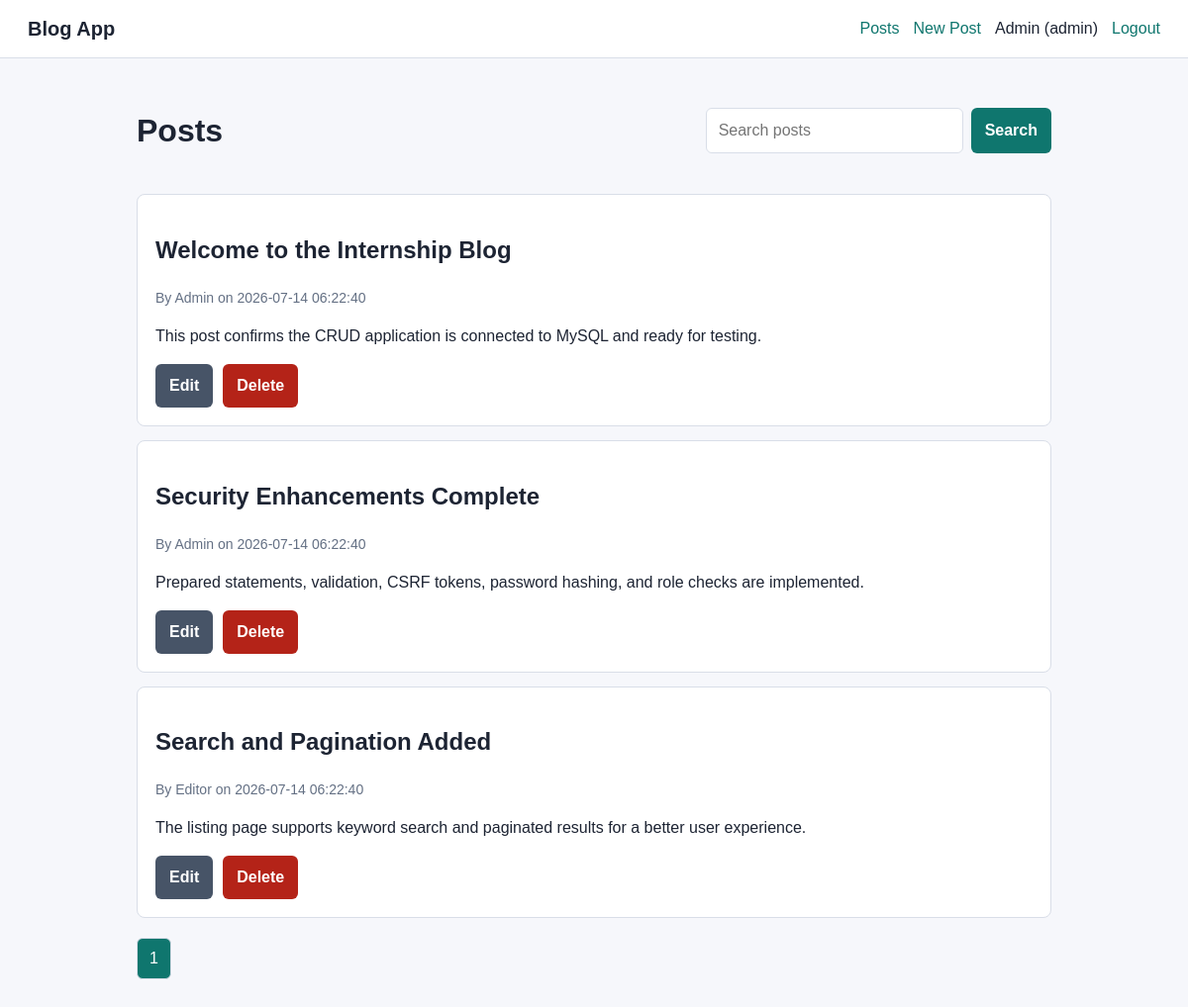
/index.php (signed in), run on the app's committed database.
### tables this page shows
CREATE TABLE posts (
  id INT AUTO_INCREMENT PRIMARY KEY,
  user_id INT NOT NULL,
  title VARCHAR(180) NOT NULL,
  content TEXT NOT NULL,
  created_at TIMESTAMP DEFAULT CURRENT_TIMESTAMP,
  updated_at TIMESTAMP NULL DEFAULT NULL ON UPDATE CURRENT_TIMESTAMP,
  CONSTRAINT fk_posts_users FOREIGN KEY (user_id) REFERENCES users(id) ON DELETE CASCADE
);

CREATE TABLE users (
  id INT AUTO_INCREMENT PRIMARY KEY,
  username VARCHAR(80) NOT NULL UNIQUE,
  email VARCHAR(150) NOT NULL UNIQUE,
  password VARCHAR(255) NOT NULL,
  role ENUM('admin', 'editor', 'user') NOT NULL DEFAULT 'user',
  created_at TIMESTAMP DEFAULT CURRENT_TIMESTAMP
);

### app/helpers.php (called while the page is built, shortened)
<?php
function e(?string $value): string
{
    return htmlspecialchars((string) $value, ENT_QUOTES, 'UTF-8');
}
function current_user(): ?array
{
    return $_SESSION['user'] ?? null;
}
function can_manage_post(array $post): bool
{
    $user = current_user();
    return $user['role'] === 'admin' || (int) $post['user_id'] === (int) $user['id'];
}

### config/database.php (called while the page is built, shortened)
<?php
function db(): PDO
{
    static $pdo = null;
    if ($pdo instanceof PDO) {
        return $pdo;
    }
    try {
        $dsn = 'mysql:host=' . DB_HOST . ';dbname=' . DB_NAME . ';charset=' . DB_CHARSET;
        $pdo = new PDO($dsn, DB_USER, DB_PASS, [
            PDO::ATTR_ERRMODE => PDO::ERRMODE_EXCEPTION,
            PDO::ATTR_DEFAULT_FETCH_MODE => PDO::FETCH_ASSOC,
            PDO::ATTR_EMULATE_PREPARES => false,
        ]);
    } catch (PDOException $exception) {
        $dataDir = __DIR__ . '/../data';
        $dbPath = $dataDir . '/blog.sqlite';
        if (!is_dir($dataDir)) {
            mkdir($dataDir, 0777, true);
        }
        $pdo = new PDO('sqlite:' . $dbPath, null, null, [
            PDO::ATTR_ERRMODE => PDO::ERRMODE_EXCEPTION,
            PDO::ATTR_DEFAULT_FETCH_MODE => PDO::FETCH_ASSOC,
        ]);
        initialize_sqlite_database($pdo);
    }
    return $pdo;
}

### public/index.php (the view, shortened to what this page needs)
<?php
$perPage = 5;
$page = max(1, (int) ($_GET['page'] ?? 1));
$search = trim((string) ($_GET['search'] ?? ''));
$offset = ($page - 1) * $perPage;
$params = [];
$where = '';
$countStmt = db()->prepare("SELECT COUNT(*) FROM posts $where");
$countStmt->execute($params);
$total = (int) $countStmt->fetchColumn();
$pages = max(1, (int) ceil($total / $perPage));
$sql = "SELECT posts.*, users.username
        FROM posts
        JOIN users ON users.id = posts.user_id
        $where
        ORDER BY posts.created_at DESC
        LIMIT :limit OFFSET :offset";
$stmt = db()->prepare($sql);
$stmt->bindValue(':limit', $perPage, PDO::PARAM_INT);
$stmt->bindValue(':offset', $offset, PDO::PARAM_INT);
$stmt->execute();
$posts = $stmt->fetchAll();
require_once __DIR__ . '/../app/layout/header.php';
?>
<div class="toolbar">
  <h1>Posts</h1>
  <form class="search" method="get">
    <input type="search" name="search" placeholder="Search posts" value="<?= e($search) ?>">
    <button type="submit">Search</button>
  </form>
</div>
<?php foreach ($posts as $post): ?>
  <article class="card">
    <h2><?= e($post['title']) ?></h2>
    <p class="meta">By <?= e($post['username']) ?> on <?= e($post['created_at']) ?></p>
    <p><?= nl2br(e($post['content'])) ?></p>
    <?php if (can_manage_post($post)): ?>
      <div class="actions">
        <a class="button secondary" href="post_form.php?id=<?= (int) $post['id'] ?>">Edit</a>
        <form method="post" action="delete_post.php" onsubmit="return confirm('Delete this post?');">
          <button class="danger" type="submit">Delete</button>
        </form>
      </div>
    <?php endif; ?>
  </article>
<?php endforeach; ?>
<div class="pagination">
  <?php for ($i = 1; $i <= $pages; $i++): ?>
    <?php if ($i === $page): ?>
      <span class="active"><?= $i ?></span>
    <?php else: ?>
      <a href="?page=<?= $i ?>&search=<?= urlencode($search) ?>"><?= $i ?></a>
    <?php endif; ?>
  <?php endfor; ?>
</div>
<?php require_once __DIR__ . '/../app/layout/footer.php'; ?>

### public/assets/css/styles.css (style rules this page uses)
:root { --bg: #f6f7fb; --panel: #ffffff; --text: #1d2433; --muted: #647084; --line: #d9dee8; --primary: #0f766e; --primary-dark: #115e59; --danger: #b42318; --success: #067647; }
* { box-sizing: border-box; }
body { margin: 0; background: var(--bg); color: var(--text); font-family: Arial, Helvetica, sans-serif; line-height: 1.5; }
a { color: var(--primary); text-decoration: none; }
.toolbar { align-items: center; display: flex; gap: 12px; justify-content: space-between; margin-bottom: 18px; }
.search { display: flex; gap: 8px; }
.search input { min-width: 260px; }
.card { background: var(--panel); border: 1px solid var(--line); border-radius: 8px; margin-bottom: 14px; padding: 18px; }
.meta { color: var(--muted); font-size: 14px; }
.actions { display: flex; gap: 10px; margin-top: 14px; }
input, textarea, select { border: 1px solid var(--line); border-radius: 6px; font: inherit; padding: 10px 12px; width: 100%; }
.button, button { background: var(--primary); border: 0; border-radius: 6px; color: #fff; cursor: pointer; display: inline-block; font: inherit; font-weight: 700; padding: 10px 14px; }
.button.secondary { background: #475467; }
.button.danger, button.danger { background: var(--danger); }
.pagination { display: flex; gap: 8px; margin-top: 20px; }
.pagination a, .pagination span { background: var(--panel); border: 1px solid var(--line); border-radius: 6px; padding: 8px 12px; }
.pagination .active { background: var(--primary); color: #fff; }

### data on the page
posts: title "Welcome to the Internship Blog", user.username "Admin", created_at "2026-07-14 06:22:40", content "This post confirms the CRUD application is connected to MySQL and ready for testing."
posts: title "Security Enhancements Complete", user.username "Admin", created_at "2026-07-14 06:22:40", content "Prepared statements, validation, CSRF tokens, password hashing, and role checks are implemented."
posts: title "Search and Pagination Added", user.username "Editor", created_at "2026-07-14 06:22:40", content "The listing page supports keyword search and paginated results for a better user experience."

### other printed values
$user['username'] "Admin"
$user['role'] "admin"
